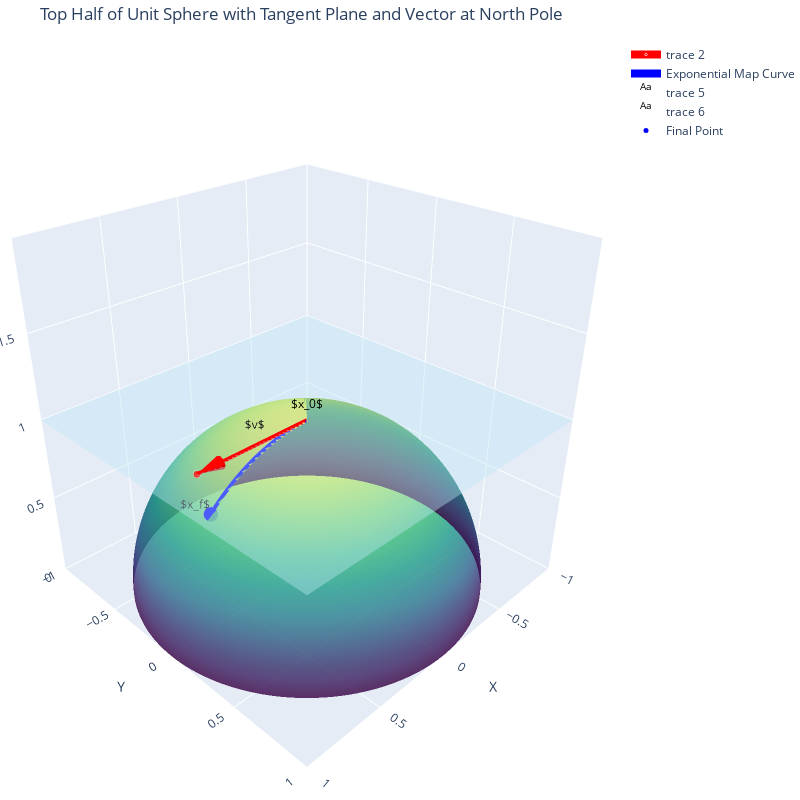

The code cell stored with this chart in its notebook:
### Code cell
import numpy as np
import plotly.graph_objects as go
from plotly.subplots import make_subplots

# Create a mesh grid for the sphere
theta = np.linspace(0, 2*np.pi, 200)
phi = np.linspace(0, np.pi/2, 100)  # Only top half of the sphere
theta_grid, phi_grid = np.meshgrid(theta, phi)

# Convert spherical coordinates to Cartesian for the sphere
x_sphere = np.sin(phi_grid) * np.cos(theta_grid)
y_sphere = np.sin(phi_grid) * np.sin(theta_grid)
z_sphere = np.cos(phi_grid)

# Create a tangent plane at the north pole (0, 0, 1)
# The tangent plane at (0, 0, 1) is the x-y plane shifted to z=1
plane_size = 1.5
x_plane = np.linspace(-plane_size, plane_size, 20)
y_plane = np.linspace(-plane_size, plane_size, 20)
x_plane_grid, y_plane_grid = np.meshgrid(x_plane, y_plane)
z_plane_grid = np.ones_like(x_plane_grid)  # z=1 for all points (north pole)

# Create a tangent vector at the north pole
# Let's create a tangent vector in the x-direction
vector_start = np.array([0, 0, 1])  # North pole
vector_direction = np.array([1, 0, 0])  # x-direction is tangent at north pole
vector_end = vector_start + 0.75 * vector_direction  # Scale for visibility

# Create the figure
fig = make_subplots()

# Add the top half of the sphere
fig.add_trace(go.Surface(
    x=x_sphere, y=y_sphere, z=z_sphere,
    colorscale='Viridis',
    opacity=0.8,
    showscale=False,
    # name='Sphere'
))

# Add the tangent plane
fig.add_trace(go.Surface(
    x=x_plane_grid, y=y_plane_grid, z=z_plane_grid,
    colorscale=[[0, 'rgba(173, 216, 230, 0.5)'], [1, 'rgba(173, 216, 230, 0.5)']],  # Light blue, translucent
    opacity=0.5,
    showscale=False,
    # name='Tangent Plane'
))

# Add the tangent vector as an arrow
fig.add_trace(go.Scatter3d(
    x=[vector_start[0], vector_end[0]],
    y=[vector_start[1], vector_end[1]],
    z=[vector_start[2], vector_end[2]],
    mode='lines+markers',
    line=dict(color='red', width=8),
    marker=dict(size=[0, 5], color='red'),
    # name='Tangent Vector'
))

# Update layout
fig.update_layout(
    title='Top Half of Unit Sphere with Tangent Plane and Vector at North Pole',
    scene=dict(
        xaxis_title='X',
        yaxis_title='Y',
        zaxis_title='Z',
        aspectmode='cube',
        camera=dict(
            eye=dict(x=1.5, y=1.5, z=1.2),
            up=dict(x=0, y=0, z=1)
        )
    ),
    width=800,
    height=800,
    margin=dict(l=0, r=0, b=0, t=40)
)

# Increase the opacity of the tangent plane
fig.data[1].opacity = 0.8

# Add an arrowhead to the tangent vector
fig.add_trace(go.Cone(
    x=[vector_end[0]], 
    y=[vector_end[1]], 
    z=[vector_end[2]], 
    u=[vector_direction[0]], 
    v=[vector_direction[1]], 
    w=[vector_direction[2]], 
    sizemode="absolute", 
    sizeref=0.15, 
    anchor="tip", 
    colorscale=[[0, 'red'], [1, 'red']],
    showscale=False
))

# Update the aspect ratio to 1:1:1
fig.update_layout(
    scene=dict(
        aspectratio=dict(x=1, y=1, z=1)
    )
)

fig.update_layout(
    scene=dict(
        xaxis=dict(range=[-1, 1]),
        yaxis=dict(range=[-1, 1]),
        zaxis=dict(range=[0, 2]),
        aspectratio=dict(x=1, y=1, z=1)
    )
)
# circular arc showing exponential map
theta = np.linspace(0, 0.75, 200)
arc = np.stack([np.sin(theta), np.zeros_like(theta), np.cos(theta)], axis=1)

# Add the trace of the curve defined by 'arc'
fig.add_trace(go.Scatter3d(
    x=arc[:, 0],
    y=arc[:, 1],
    z=arc[:, 2],
    mode='lines',
    line=dict(color='blue', width=8),
    name='Exponential Map Curve'
))
# # Add 'x_0' next to the north pole
# fig.add_trace(go.Scatter3d(
#     x=[vector_start[0]],
#     y=[vector_start[1]],
#     z=[vector_start[2] + 0.025],  # Slightly above the north pole
#     mode='text',
#     text=r"$x_0$",
#     textfont=dict(size=12, color='black'),
#     name='x_0'
# ))
# # Add a 3D annotation with LaTeX
# Add a 3D annotation with LaTeX to represent 'x_0'
fig.update_layout(
    scene=dict(
        annotations=[
            dict(
                x=vector_start[0],
                y=vector_start[1],
                z=vector_start[2] + 0.1,  # Slightly above the north pole
                text=r"$x_0$",
                showarrow=False,  # You likely don't need an arrow for a label
                font=dict(size=12, color='black'),
            )
        ]
    )
)


# Add 'v' over the arrow
fig.add_trace(go.Scatter3d(
    x=[(vector_start[0] + vector_end[0]) / 2],
    y=[(vector_start[1] + vector_end[1]) / 2],
    z=[(vector_start[2] + vector_end[2]) / 2 + 0.025],  # Slightly above the arrow
    mode='text',
    text=[r"$v$"],
    textfont=dict(size=12, color='black'),
    # name='v'
))

# Add 'x_f' at the end of the arrow
fig.add_trace(go.Scatter3d(
    x=[arc[-1,0] + 0.1],  # Slightly offset from the arrow tip
    y=[arc[-1,1]],
    z=[arc[-1,2]],
    mode='text',
    text=[r"$x_f$"],
    textfont=dict(size=12, color='black'),
    # name='x_f'
))
# Add a big dot on the final point of the arc
fig.add_trace(go.Scatter3d(
    x=[arc[-1, 0]],
    y=[arc[-1, 1]],
    z=[arc[-1, 2]],
    mode='markers',
    marker=dict(size=5, color='blue'),
    name='Final Point'
))

fig.show()

### Figure 1 — Plotly figure (JSON) as saved in the notebook; plotly's stock layout.template omitted (floating-point values rounded to 4 significant figures; data arrays with more than 128 entries replaced by an {"elided": "..."} marker saying what was removed)
{"data": [{"colorscale": [[0, "#440154"], [0.1111, "#482878"], [0.2222, "#3e4989"], [0.3333, "#31688e"], [0.4444, "#26828e"], [0.5556, "#1f9e89"], [0.6667, "#35b779"], [0.7778, "#6ece58"], [0.8889, "#b5de2b"], [1, "#fde725"]], "opacity": 0.8, "showscale": false, "type": "surface", "x": {"elided": "100x200 float values"}, "y": {"elided": "100x200 float values"}, "z": {"elided": "100x200 float values"}}, {"colorscale": [[0, "rgba(173, 216, 230, 0.5)"], [1, "rgba(173, 216, 230, 0.5)"]], "opacity": 0.8, "showscale": false, "type": "surface", "x": {"elided": "20x20 float values"}, "y": {"elided": "20x20 float values"}, "z": {"elided": "20x20 int values"}}, {"line": {"color": "red", "width": 8}, "marker": {"color": "red", "size": [0, 5]}, "mode": "lines+markers", "type": "scatter3d", "x": [0, 0.75], "y": [0, 0], "z": [1, 1]}, {"anchor": "tip", "colorscale": [[0, "red"], [1, "red"]], "showscale": false, "sizemode": "absolute", "sizeref": 0.15, "type": "cone", "u": [1], "v": [0], "w": [0], "x": [0.75], "y": [0], "z": [1]}, {"line": {"color": "blue", "width": 8}, "mode": "lines", "name": "Exponential Map Curve", "type": "scatter3d", "x": {"elided": "200 float values"}, "y": {"elided": "200 int values"}, "z": {"elided": "200 float values"}}, {"mode": "text", "text": ["$v$"], "textfont": {"color": "black", "size": 12}, "type": "scatter3d", "x": [0.375], "y": [0], "z": [1.025]}, {"mode": "text", "text": ["$x_f$"], "textfont": {"color": "black", "size": 12}, "type": "scatter3d", "x": [0.7816], "y": [0], "z": [0.7317]}, {"marker": {"color": "blue", "size": 5}, "mode": "markers", "name": "Final Point", "type": "scatter3d", "x": [0.6816], "y": [0], "z": [0.7317]}], "layout": {"height": 800, "margin": {"b": 0, "l": 0, "r": 0, "t": 40}, "scene": {"annotations": [{"font": {"color": "black", "size": 12}, "showarrow": false, "text": "$x_0$", "x": 0, "y": 0, "z": 1.1}], "aspectmode": "cube", "aspectratio": {"x": 1, "y": 1, "z": 1}, "camera": {"eye": {"x": 1.5, "y": 1.5, "z": 1.2}, "up": {"x": 0, "y": 0, "z": 1}}, "xaxis": {"range": [-1, 1], "title": {"text": "X"}}, "yaxis": {"range": [-1, 1], "title": {"text": "Y"}}, "zaxis": {"range": [0, 2], "title": {"text": "Z"}}}, "title": {"text": "Top Half of Unit Sphere with Tangent Plane and Vector at North Pole"}, "width": 800, "xaxis": {"anchor": "y", "domain": [0, 1]}, "yaxis": {"anchor": "x", "domain": [0, 1]}}}
